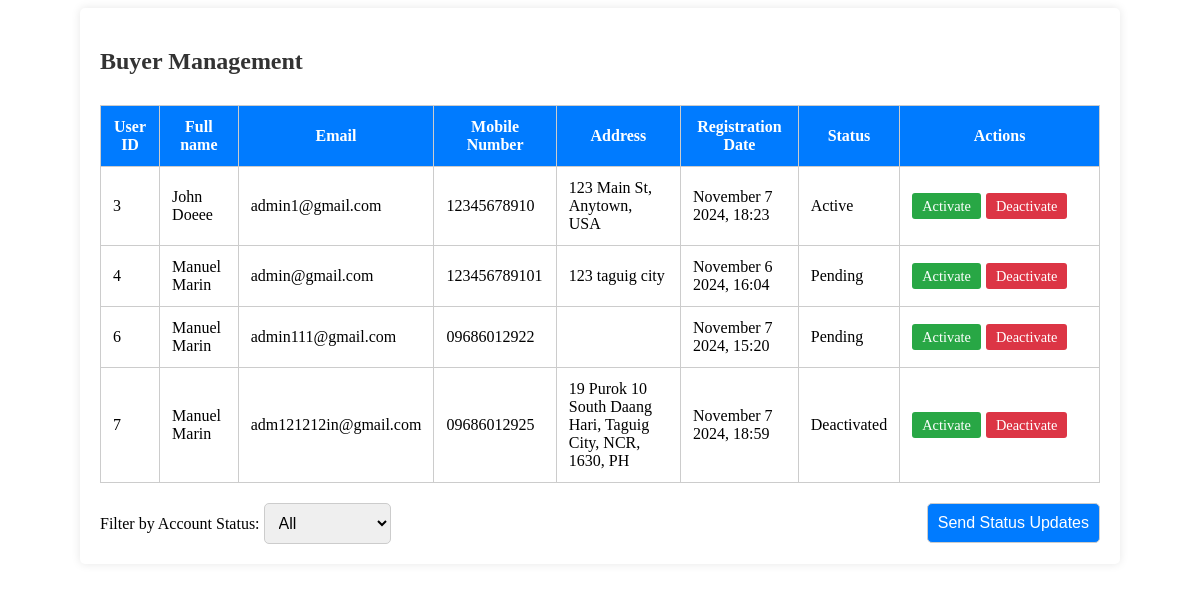
Screenshot of /Admin_Panel/buyermanagement.php with the database file from the repository.
### tables this page shows
CREATE TABLE `customer` (
  `customer_id` int(11) NOT NULL,
  `first_name` varchar(200) NOT NULL,
  `last_name` varchar(200) NOT NULL,
  `contact_number` varchar(20) NOT NULL,
  `address` varchar(200) NOT NULL,
  `email_address` varchar(200) NOT NULL,
  `password` varchar(200) NOT NULL,
  `role` enum('customer','seller') NOT NULL DEFAULT 'customer',
  `avatar` text NOT NULL,
  `status` enum('Active','Pending','Deactivated','') NOT NULL,
  `created_at` timestamp NOT NULL DEFAULT current_timestamp()
);

### Admin_Panel/buyermanagement.php (the view, shortened to what this page needs)
<?php
    require_once '../backend/database/db.php';
?>
<!DOCTYPE html>
<html lang="en">
<head>
</head>
<body>
<div class="container-buyer">
    <h2>Buyer Management</h2>
    <table>
    <thead>
        <tr>
            <th>User ID</th>
            <th>Full name</th>
            <th>Email</th>
            <th>Mobile Number</th>
            <th>Address</th>
            <th>Registration Date</th>
            <th>Status</th>
            <th class="actions">Actions</th>
        </tr>
    </thead>
    <tbody>
        <?php
            $stmt = $conn->prepare("SELECT * FROM customer");
            $stmt->execute();
            $result = $stmt->get_result();
            if ($result->num_rows > 0) {
                while ($row = $result->fetch_assoc()) {
                    $sellerId = htmlspecialchars($row['customer_id']);
                    $fullname = htmlspecialchars($row['first_name']) . " " . htmlspecialchars($row['last_name']);
                    $email = htmlspecialchars($row['email_address']);
                    $contactNumber = htmlspecialchars($row['contact_number']);
                    $address = htmlspecialchars($row['address']);
                    $registrationDate = htmlspecialchars($row['created_at']);
                    $dateTime = new DateTime($registrationDate);
                    $registrationDate = htmlspecialchars($dateTime->format('F j Y, H:i'));
                    $status = htmlspecialchars($row['status']);
                    echo "<tr data-status='{$status}'>";
                    echo "<td>{$sellerId}</td>";
                    echo "<td>{$fullname}</td>";
                    echo "<td>{$email}</td>";
                    echo "<td>{$contactNumber}</td>";
                    echo "<td>{$address}</td>";
                    echo "<td>{$registrationDate}</td>";
                    echo "<td>{$status}</td>";
                    echo '<td class="action-buttons">';
                    echo "<a href=\"#\" class=\"btn btn-approve\" onclick=\"updateSellerStatus({$sellerId}, 'Active')\">Activate</a>";
                    echo "<a href=\"#\" class=\"btn btn-reject\" onclick=\"updateSellerStatus({$sellerId}, 'Deactivated')\">Deactivate</a>";
                    echo "</td>";
                    echo "</tr>";
                }
            } else {
                echo "<tr><td colspan='8'>No sellers found.</td></tr>";
            }
        ?>
    </tbody>
  </table>
    <div class="controls">
        <div>
            <label for="status-filter">Filter by Account Status:</label>
            <select id="status-filter">
                <<option value="all">All</option>
            </select>
        </div>
        <button class="btn-notify">Send Status Updates</button>
    </div>
</div>
</body>
</html>

### Admin_Panel/buyermanagement.php (style rules this page uses)
.container-buyer { max-width: 1000px; margin: auto; padding: 20px; background: #fff; border-radius: 5px; box-shadow: 0 0 10px rgba(0, 0, 0, 0.1); }
h2 { color: #333; padding-bottom: 10px; }
table { width: 100%; border-collapse: collapse; margin: 20px 0; }
table, th, td { border: 1px solid #ccc; }
th, td { padding: 12px; }
th { background-color: #007BFF; color: white; text-align: center; }
.action-buttons .btn { padding: 5px 10px; margin-right: 5px; color: #fff; text-decoration: none; border-radius: 3px; font-size: 0.9em; }
.btn-approve { background-color: #28a745; }
.btn-reject { background-color: #dc3545; }
.controls { margin-top: 20px; display: flex; justify-content: space-between; align-items: center; }
.controls select, .controls button { padding: 10px; border-radius: 5px; border: 1px solid #ccc; font-size: 1em; }
.btn-notify { background-color: #007BFF; color: #fff; border: none; }
.container-buyer th.actions, td.actions { width: 20%; text-align: center; }

### rows the page displays
customer: customer_id "3", fullname "John Doeee", email_address "admin1@gmail.com", contact_number "12345678910", address "123 Main St, Anytown, USA", created_at "November 7 2024, 18:23", status "Active"
customer: customer_id "4", fullname "Manuel Marin", email_address "admin@gmail.com", contact_number "123456789101", address "123 taguig city", created_at "November 6 2024, 16:04", status "Pending"
customer: customer_id "6", fullname "Manuel Marin", email_address "admin111@gmail.com", contact_number "09686012922", created_at "November 7 2024, 15:20", status "Pending"
customer: customer_id "7", fullname "Manuel Marin", email_address "adm121212in@gmail.com", contact_number "09686012925", address "19 Purok 10 South Daang Hari, Taguig City, NCR, 1630, PH", created_at "November 7 2024, 18:59", status "Deactivated"
